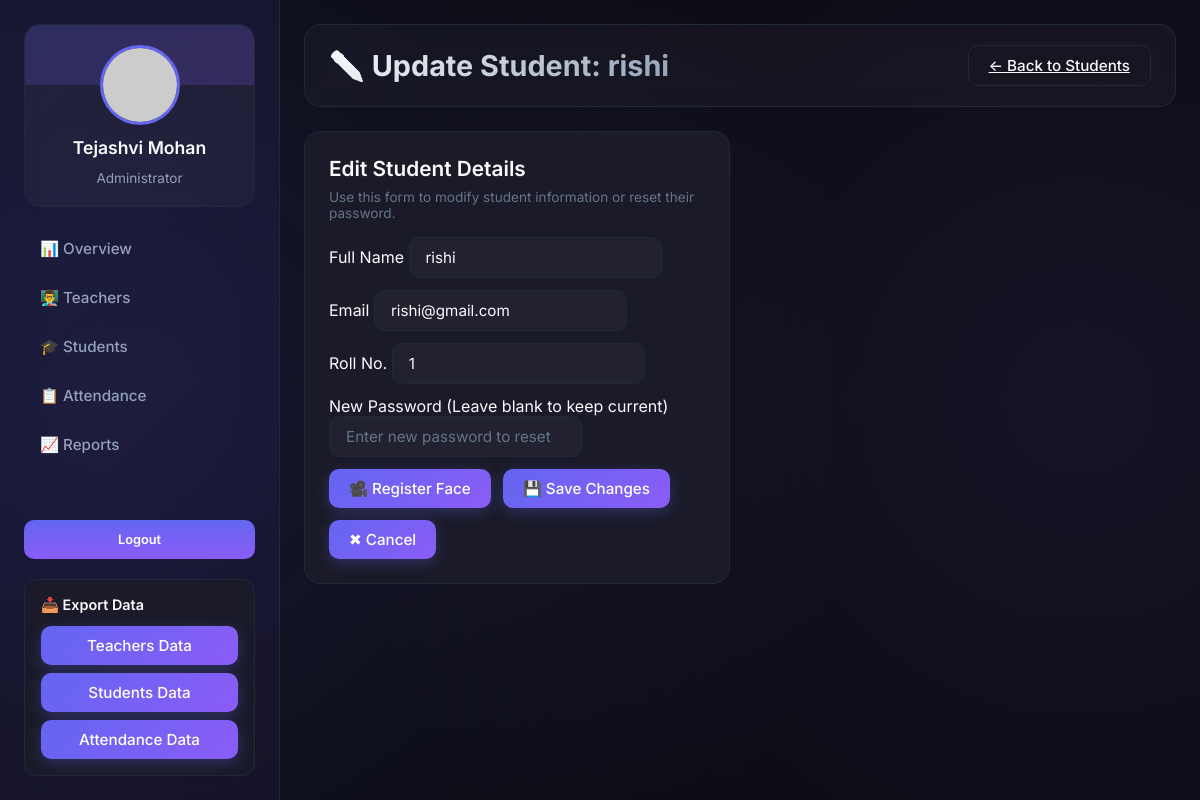
The page /dashboard/students/update/3 (signed in) on the database its author committed.
### app/models.py (models this page shows, shortened)
class Student(db.Model):
    __tablename__ = 'students'
    id = db.Column(db.Integer, primary_key=True)
    name = db.Column(db.String(120), nullable=False)
    email = db.Column(db.String(120), unique=True, nullable=False)
    roll_no = db.Column(db.String(50), unique=True, nullable=False)
    password = db.Column(db.String(255), nullable=False)
    face_embedding = db.Column(db.LargeBinary)   # stored face vector
    voice_embedding = db.Column(db.LargeBinary)  # optional voice vector
    subject_id = db.Column(db.Integer, db.ForeignKey('subjects.id'))
    created_at = db.Column(db.DateTime, default=datetime.now)
    attendances = db.relationship('Attendance', backref='student', lazy=True)
    report = db.relationship('Report', backref='student', uselist=False)

### app/routes/crud.py (the view)
        def wrapped(*args, **kwargs):
            if 'user_type' not in session:
                flash("Please log in first.", "warning")
                return redirect(url_for("auth.login"))
            if session['user_type'] not in roles:
                flash("Access denied.", "danger")
                return redirect(url_for("auth.login"))
            return f(*args, **kwargs)

### app/routes/crud.py (called while the page is built, shortened)
def role_required(*roles):
    def decorator(f):
        def wrapped(*args, **kwargs):
            if 'user_type' not in session:
                flash("Please log in first.", "warning")
                return redirect(url_for("auth.login"))
            if session['user_type'] not in roles:
                flash("Access denied.", "danger")
                return redirect(url_for("auth.login"))
            return f(*args, **kwargs)
        wrapped.__name__ = f.__name__
        return wrapped
    return decorator

@crud_bp.route('/dashboard/students/update/<int:student_id>', methods = ["GET","POST"])
@role_required("admin", "teacher")
def update_student(student_id):
    updated_student = Student.query.get_or_404(student_id)
    return render_template("update_student_form.html", student=updated_student)

### app/templates/update_student_form.html (shortened to what this page needs)
{% extends "base.html" %}
{% block content %}
<header>
    <h2 id="pageTitle">✏️ Update Student: {{ student.name }}</h2>
    <div class="controls">
        <a href="{{ url_for('dashboard.manage_students') }}" class="btn ghost">← Back to Students</a>
    </div>
</header>
<div class="grid">
    <div class="card" style="max-width: 500px; margin: auto;">
        <h3>Edit Student Details</h3>
        <p class="small">Use this form to modify student information or reset their password.</p>
        <form action="{{ url_for('crud.update_student', student_id=student.id) }}" method="POST">
            <div class="form-group">
                <label for="name">Full Name</label>
                <input type="text" id="name" name="name" value="{{ student.name }}" placeholder="Full name" required>
            </div>
            <div class="form-group">
                <label for="email">Email</label>
                <input type="email" id="email" name="email" value="{{ student.email }}" placeholder="Email address"
                    required>
            </div>
            <div class="form-group">
                <label for="roll_no">Roll No.</label>
                <input type="text" id="roll_no" name="roll_no" value="{{ student.roll_no or '' }}"
                    placeholder="Roll Number" required>
            </div>
            <div class="form-group">
                <label for="password">New Password (Leave blank to keep current)</label>
                <input type="password" id="password" name="password" placeholder="Enter new password to reset">
            </div>
            <a href="{{ url_for('face_register.register_face', roll_no=student.roll_no) }}">
                <button class="btn"> 🎥 Register Face</button>
            </a>
            <button class="btn btn-primary" type="submit">💾 Save Changes</button>
            <a href="{{ url_for('dashboard.manage_students') }}"><button class="btn">✖
                    Cancel</button>
            </a>
        </form>
    </div>
</div>
{% endblock %}

### app/static/css/dashboard.css (style rules this page uses)
:root { --bg-primary: #0a0a0f; --bg-secondary: #12121a; --bg-card: #1a1a28; --accent-primary: #6366f1; --accent-secondary: #8b5cf6; --accent-tertiary: #ec4899; --text-primary: #f8fafc; --text-secondary: #94a3b8; --text-muted: #64748b; --border: #1e293b; --success: #10b981; --warning: #f59e0b; --error: #ef4444; --glass: rgba(255, 255, 255, 0.03); --glass-hover: rgba(255, 255, 255, 0.06); }
* { box-sizing: border-box; margin: 0; padding: 0 }
body { font-family: 'Inter', system-ui, -apple-system, sans-serif; background: var(--bg-primary); color: var(--text-primary); height: 100vh; overflow: hidden; position: relative; }
body::before { content: ''; position: fixed; top: -50%; right: -50%; width: 200%; height: 200%; background: radial-gradient(circle at 30% 50%, rgba(99, 102, 241, 0.15), transparent 40%), radial-gradient(circle at 70% 50%, rgba(139, 92, 246, 0.1), transparent 40%); animation: rotateGradient 20s linear infinite; pointer-events: none; z-index: 0; }
header { display: flex; justify-content: space-between; align-items: center; padding: 20px 24px; border-radius: 16px; background: var(--glass); backdrop-filter: blur(10px); border: 1px solid var(--border); margin-bottom: 24px; animation: slideDown 0.5s cubic-bezier(0.4, 0, 0.2, 1); }
header h2 { font-size: 1.8rem; font-weight: 700; background: linear-gradient(135deg, var(--text-primary), var(--text-secondary)); -webkit-background-clip: text; -webkit-text-fill-color: transparent; background-clip: text; }
.controls { display: flex; gap: 12px; align-items: center; flex-wrap: wrap; }
input[type="text"], input[type="email"], input:not([type="hidden"]), select { padding: 10px 16px; border-radius: 10px; border: 1px solid var(--border); background: var(--glass); color: var(--text-primary); font-family: inherit; font-size: 0.95rem; transition: all 0.3s ease; outline: none; }
input::placeholder { color: var(--text-muted) }
.small { color: var(--text-muted); font-size: 0.85rem; }
.grid { display: grid; grid-template-columns: repeat(auto-fit, minmax(320px, 1fr)); gap: 20px; animation: fadeInUp 0.6s cubic-bezier(0.4, 0, 0.2, 1); }
.card { background: var(--bg-card); padding: 24px; border-radius: 16px; border: 1px solid var(--border); transition: all 0.3s cubic-bezier(0.4, 0, 0.2, 1); position: relative; overflow: hidden; }
.card::before { content: ''; position: absolute; top: 0; left: 0; right: 0; height: 1px; background: linear-gradient(90deg, transparent, var(--accent-primary), transparent); opacity: 0; transition: opacity 0.3s ease; }
.card h3 { font-size: 1.3rem; font-weight: 600; margin-bottom: 8px; color: var(--text-primary); }
.btn { padding: 10px 20px; border-radius: 10px; border: none; font-weight: 500; font-size: 0.95rem; cursor: pointer; transition: all 0.3s cubic-bezier(0.4, 0, 0.2, 1); font-family: inherit; position: relative; overflow: hidden; z-index: 1; }
.btn::before { content: ''; position: absolute; top: 50%; left: 50%; width: 0; height: 0; border-radius: 50%; background: rgba(255, 255, 255, 0.2); transform: translate(-50%, -50%); transition: width 0.6s, height 0.6s; z-index: -1; }
.btn:not(.ghost) { background: linear-gradient(135deg, var(--accent-primary), var(--accent-secondary)); color: white; box-shadow: 0 4px 15px rgba(99, 102, 241, 0.3); }
.btn.ghost { background: transparent; border: 1px solid var(--border); color: var(--text-primary); }
form { display: flex; gap: 12px; flex-wrap: wrap; margin-top: 16px; }
@media (max-width:1200px) { .grid { grid-template-columns: repeat(2, 1fr) } }

### rows shown on the page
Student: name "rishi", email "rishi@gmail.com", roll_no "1"
